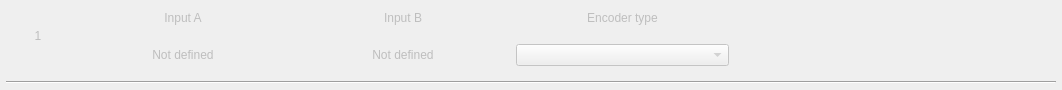
<?xml version="1.0" encoding="UTF-8"?>
<ui version="4.0">
 <class>Encoders</class>
 <widget class="QWidget" name="Encoders">
  <property name="geometry">
   <rect>
    <x>0</x>
    <y>0</y>
    <width>1062</width>
    <height>90</height>
   </rect>
  </property>
  <property name="minimumSize">
   <size>
    <width>0</width>
    <height>90</height>
   </size>
  </property>
  <property name="windowTitle">
   <string>Form</string>
  </property>
  <layout class="QGridLayout" name="gridLayout" rowstretch="3,3,0" columnstretch="3,10,10,10,15">
   <property name="leftMargin">
    <number>6</number>
   </property>
   <property name="topMargin">
    <number>6</number>
   </property>
   <property name="rightMargin">
    <number>6</number>
   </property>
   <property name="bottomMargin">
    <number>6</number>
   </property>
   <property name="horizontalSpacing">
    <number>6</number>
   </property>
   <property name="verticalSpacing">
    <number>15</number>
   </property>
   <item row="1" column="3">
    <widget class="CenteredCBox" name="comboBox_EncoderType">
     <property name="enabled">
      <bool>false</bool>
     </property>
     <property name="sizePolicy">
      <sizepolicy hsizetype="Preferred" vsizetype="Fixed">
       <horstretch>0</horstretch>
       <verstretch>0</verstretch>
      </sizepolicy>
     </property>
    </widget>
   </item>
   <item row="1" column="1">
    <widget class="QLabel" name="label_ButtonNumberA">
     <property name="enabled">
      <bool>false</bool>
     </property>
     <property name="text">
      <string>Not defined</string>
     </property>
     <property name="alignment">
      <set>Qt::AlignmentFlag::AlignCenter</set>
     </property>
    </widget>
   </item>
   <item row="0" column="3">
    <widget class="QLabel" name="text_EncoderType">
     <property name="enabled">
      <bool>false</bool>
     </property>
     <property name="text">
      <string>Encoder type</string>
     </property>
     <property name="alignment">
      <set>Qt::AlignmentFlag::AlignCenter</set>
     </property>
    </widget>
   </item>
   <item row="0" column="1">
    <widget class="QLabel" name="text_InputA">
     <property name="enabled">
      <bool>false</bool>
     </property>
     <property name="text">
      <string>Input A</string>
     </property>
     <property name="alignment">
      <set>Qt::AlignmentFlag::AlignCenter</set>
     </property>
    </widget>
   </item>
   <item row="1" column="2">
    <widget class="QLabel" name="label_ButtonNumberB">
     <property name="enabled">
      <bool>false</bool>
     </property>
     <property name="text">
      <string>Not defined</string>
     </property>
     <property name="alignment">
      <set>Qt::AlignmentFlag::AlignCenter</set>
     </property>
    </widget>
   </item>
   <item row="0" column="4">
    <spacer name="horizontalSpacer">
     <property name="orientation">
      <enum>Qt::Orientation::Horizontal</enum>
     </property>
     <property name="sizeHint" stdset="0">
      <size>
       <width>40</width>
       <height>20</height>
      </size>
     </property>
    </spacer>
   </item>
   <item row="0" column="2">
    <widget class="QLabel" name="text_InputB">
     <property name="enabled">
      <bool>false</bool>
     </property>
     <property name="text">
      <string>Input B</string>
     </property>
     <property name="alignment">
      <set>Qt::AlignmentFlag::AlignCenter</set>
     </property>
    </widget>
   </item>
   <item row="0" column="0" rowspan="2">
    <widget class="QLabel" name="label_EncoderIndex">
     <property name="enabled">
      <bool>false</bool>
     </property>
     <property name="text">
      <string notr="true">1</string>
     </property>
     <property name="alignment">
      <set>Qt::AlignmentFlag::AlignCenter</set>
     </property>
    </widget>
   </item>
   <item row="2" column="0" colspan="5">
    <widget class="Line" name="line">
     <property name="frameShadow">
      <enum>QFrame::Shadow::Sunken</enum>
     </property>
     <property name="orientation">
      <enum>Qt::Orientation::Horizontal</enum>
     </property>
    </widget>
   </item>
  </layout>
 </widget>
 <customwidgets>
  <customwidget>
   <class>CenteredCBox</class>
   <extends>QComboBox</extends>
   <header>centered_cbox.h</header>
  </customwidget>
 </customwidgets>
 <resources/>
 <connections/>
</ui>
